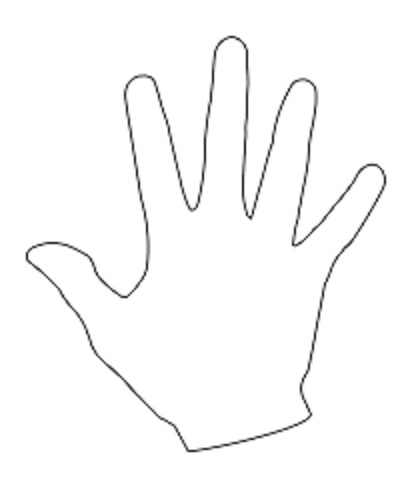
#> input picture images/archive/hand.jpg, 412 x 488 px, found by its file name
$ jupyter execute convexhull.ipynb
#> lines starting #> are read from the running program, lines starting #| are printed output that depends on the picture; after the words box and inside, x2 and y2 are one past the last pixel; in counts of white or black regions, pixels touching at a corner belong together
[cell 1]
from __future__ import print_function
import cv2
import numpy as np
import random as rng
import matplotlib.pyplot as plt

[cell 2]
img = cv2.imread(r'images\archive\hand.jpg', cv2.IMREAD_COLOR)
#> img is the input picture: shape (488, 412, 3); min 28, max 255, mean 250.3
img1 = img.copy()
img = cv2.cvtColor(img, cv2.COLOR_BGR2GRAY)
#> img: shape (488, 412)
img = cv2.threshold(img, 0, 255, cv2.THRESH_BINARY_INV + cv2.THRESH_OTSU)[1]
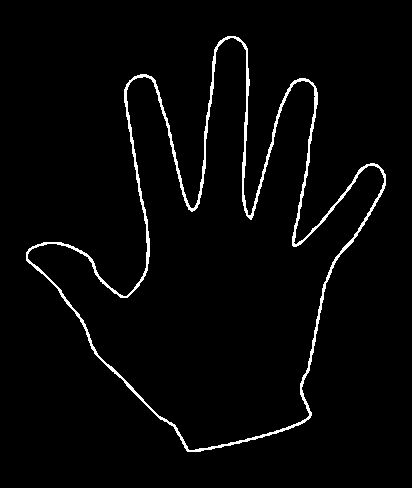
#> img: shape (488, 412); 2.8% white in thin lines or dots, all inside (x1, y1, x2, y2) = (26, 36, 386, 452)
plt.imshow(img, cmap='gray')

[cell 3]
contours, _ = cv2.findContours(img, cv2.RETR_TREE, cv2.CHAIN_APPROX_SIMPLE)
#> contours = 2 contours; box (x1, y1, x2, y2) and area: (26, 36, 386, 452) 66686, (27, 37, 385, 451) 62972
hull_list = []
for i in range(len(contours)):
    hull = cv2.convexHull(contours[i])
    hull_list.append(hull)
#> this loop made 2 passes
#> after the loop, hull_list = 2 contours; box (x1, y1, x2, y2) and area: (26, 36, 386, 452) 98158, (27, 37, 385, 451) 95994


drawing = np.zeros((img.shape[0], img.shape[1], 3), dtype=np.uint8)
for i in range(len(contours)):
    color = (255, 0, 0)
    cv2.drawContours(drawing, contours, i, color)
    cv2.drawContours(drawing, hull_list, i, color)
#> this loop made 2 passes
#> color on passes 1 to 2: (255, 0, 0), (255, 0, 0)
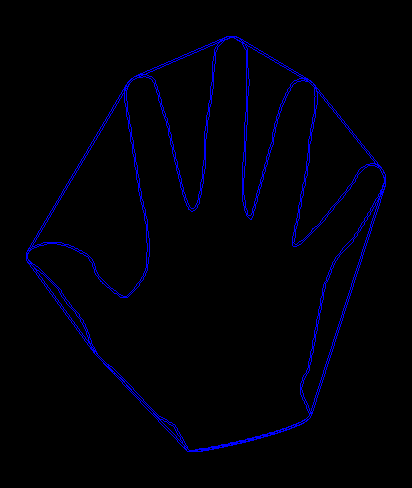
#> drawing: shape (488, 412, 3); mean of channels 0, 1, 2 6.8, 0, 0; drawn as B, G, R


plt.imshow(drawing)
